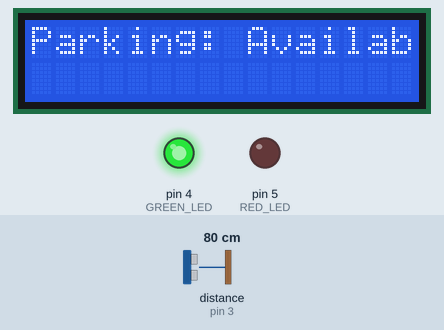
The sketch below on a simulated Arduino Uno, built with avr-gcc and run on an emulated ATmega328P. On the bench: 16×2 character LCD, output pins drawn as LEDs (lit = HIGH). Wiring (from diagram.json): ultrasonic range finder: trigger pin 2; echo pin 3. The inputs (shaded band) are chosen by the test bench; at power-on: distance to the obstacle (sensor on pin 3) 80 cm. The echo pulse lasts 58.3 µs per cm; pins used as bus, display or sensor lines are not drawn; what the sketch prints to the serial monitor is not drawn.

Above: at 1.2 s.
1.3 s: distance to the obstacle (sensor on pin 3) set to 12 cm
3.2 s: distance to the obstacle (sensor on pin 3) set to 9 cm
At 5.3 s:
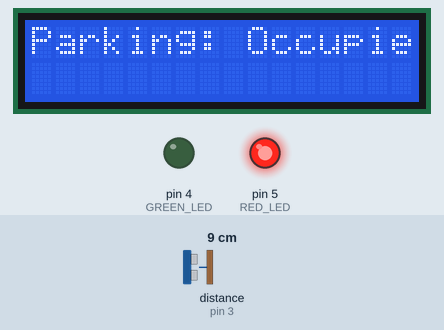
5.6 s: distance to the obstacle (sensor on pin 3) set to 18 cm
At 7.2 s:
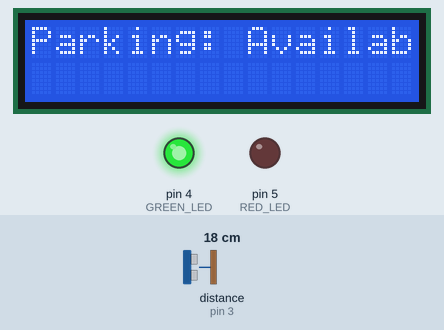
7.6 s: distance to the obstacle (sensor on pin 3) set to 2 cm
At 9.2 s:
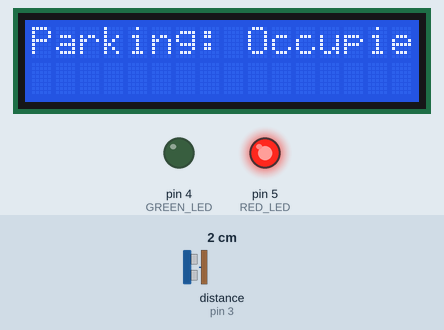
Timing chart, 0 to 10.6 s (numbered marks = the images above; inputs shaded):
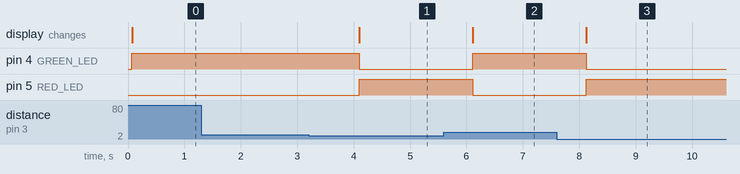

The sketch:

sketch.ino
```cpp
#include <LiquidCrystal.h>

#define TRIG_PIN 2
#define ECHO_PIN 3
#define GREEN_LED 4
#define RED_LED 5
#define RS_PIN 8
#define E_PIN 9
#define D4_PIN 10
#define D5_PIN 11
#define D6_PIN 12
#define D7_PIN 13

LiquidCrystal lcd(RS_PIN, E_PIN, D4_PIN, D5_PIN, D6_PIN, D7_PIN);

void setup() {
  Serial.begin(9600);
  lcd.begin(16, 2);  // Initialize the LCD
  pinMode(TRIG_PIN, OUTPUT);
  pinMode(ECHO_PIN, INPUT);
  pinMode(GREEN_LED, OUTPUT);
  pinMode(RED_LED, OUTPUT);
}

void loop() {
  long duration, distance;

  digitalWrite(TRIG_PIN, LOW);
  delayMicroseconds(2);
  digitalWrite(TRIG_PIN, HIGH);
  delayMicroseconds(10);
  digitalWrite(TRIG_PIN, LOW);

  duration = pulseIn(ECHO_PIN, HIGH);
  distance = (duration / 2) / 29.1; // Calculate distance in cm

  if (distance < 10) {
    digitalWrite(GREEN_LED, LOW);
    digitalWrite(RED_LED, HIGH);
    lcd.clear();
    lcd.print("Parking: Occupied");
    Serial.println("Parking space occupied");
  } else {
    digitalWrite(RED_LED, LOW);
    digitalWrite(GREEN_LED, HIGH);
    lcd.clear();
    lcd.print("Parking: Available");
    Serial.println("Parking space available");
  }

  delay(1000);
}
```

Measured:
- the behaviour switches between 11 and 10 cm on distance to the obstacle (sensor on pin 3) (found by bisection; images 0 and 1)
- after the input at 1.3 s, every drawn part: stays the same
- after the input at 3.2 s, pin 4 (GREEN_LED): HIGH → LOW after 0.90 s; pin 5 (RED_LED): LOW → HIGH after 0.90 s; the display: changes after 0.90 s (image 1)
- after the input at 5.6 s, pin 4 (GREEN_LED): LOW → HIGH after 0.51 s; pin 5 (RED_LED): HIGH → LOW after 0.51 s; the display: changes after 0.51 s (image 2)
- after the input at 7.6 s, pin 4 (GREEN_LED): HIGH → LOW after 0.52 s; pin 5 (RED_LED): LOW → HIGH after 0.52 s; the display: changes after 0.52 s (image 3)
